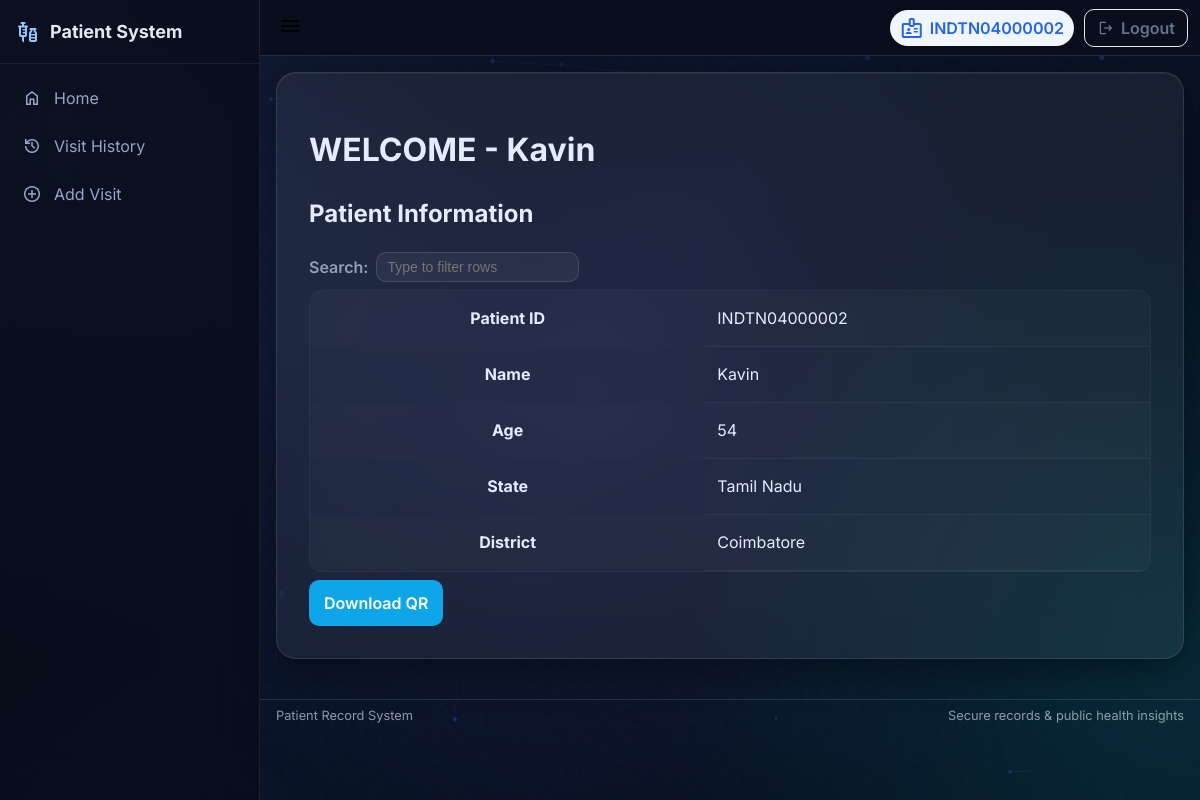
The app's page /patient_records/INDTN04000002 (signed in) with its own data.
### tables this page shows
CREATE TABLE patients (
                id TEXT PRIMARY KEY,
                name TEXT,
                age INTEGER,
                state TEXT,
                district TEXT,
                password TEXT,
                qr_code BLOB
            );

### utils/patient_routes.py (the view)
@patient_bp.route("/patient_records/<patient_id>", methods=["GET"], endpoint="patient_records")
@login_required
def patient_records(patient_id: str):
    try:
        if hasattr(current_user, 'role') and current_user.role == "patient" and hasattr(current_user, 'id') and current_user.id != patient_id:
            return ("Unauthorized", 403)
        patient = fetch_patient_by_id(patient_id)
        if not patient:
            return redirect(url_for('public.home'))
        return render_template("patient_records.html", patient=patient)
    except Exception as e:
        logging.error(f"Error accessing patient records for patient {patient_id}: {e}")
        return ("Internal server error", 500)

### db_handler.py (called while the page is built)
def fetch_patient_by_id(patient_id: str) -> Optional[sqlite3.Row]:
    try:
        with sqlite3.connect(DB_PATH) as conn:
            conn.row_factory = sqlite3.Row
            return conn.execute("SELECT * FROM patients WHERE id = ?", (patient_id,)).fetchone()
    except sqlite3.Error as e:
        logging.error(f"Database error fetching patient {patient_id}: {e}")
        return None
    except Exception as e:
        logging.error(f"Unexpected error fetching patient {patient_id}: {e}")
        return None

### utils/auth.py (called while the page is built)
def init_auth(app):
    login_manager.init_app(app)
    login_manager.login_view = "auth.login"
    @login_manager.user_loader
    def load_user(user_id):
        if user_id == "admin":
            return User("admin", "admin")
        patient = fetch_patient_by_id(user_id)
        if patient:
            return User(patient["id"], "patient")
        return None

### templates/patient_records.html (shortened to what this page needs)
{% extends "base.html" %}
{% block content %}
<div class="card">
    <h1>WELCOME - {{ patient.name }}</h1>
    <div class="patient-section">
        <h2>Patient Information</h2>
        <table class="table">
            <tbody>
                <tr>
                    <th>Patient ID</th>
                    <td>{{ patient.id }}</td>
                </tr>
                <tr>
                    <th>Name</th>
                    <td>{{ patient.name }}</td>
                </tr>
                <tr>
                    <th>Age</th>
                    <td>{{ patient.age }}</td>
                </tr>
                <tr>
                    <th>State</th>
                    <td>{{ patient.state }}</td>
                </tr>
                <tr>
                    <th>District</th>
                    <td>{{ patient.district }}</td>
                </tr>
            </tbody>
        </table>
        <div style="margin-top: 8px;">
            {% if current_user.is_authenticated and current_user.role == 'patient' and current_user.id == patient.id %}
            <a class="btn btn-secondary" href="{{ url_for('download_qr', patient_id=patient.id) }}">Download QR</a>
            {% endif %}
        </div>
    </div>
</div>
{% endblock %}

### templates/base.html (shortened to what this page needs)
<!DOCTYPE html>
<html lang="en">
<head>
    <link rel="stylesheet" href="{{ url_for('static', filename='style.css') }}">
    <link rel="stylesheet" href="{{ url_for('static', filename='css/premium-dark.css') }}">
</head>
<body>
    <div id="particles-js"
        style="position: fixed; inset: 0; width: 100%; height: 100%; z-index: -1; pointer-events: none; background: transparent;">
    </div>
    <div class="app">
        <aside class="sidebar" id="sidebar">
            <div class="sidebar-header">
                <span class="brand-icon material-symbols-outlined">vaccines</span>
                <span class="brand-text">Patient System</span>
            </div>
            <nav class="sidebar-nav">
                <a href="{{ url_for('home') }}" class="sidebar-link">
                    <span class="material-symbols-outlined">home</span>
                    <span>Home</span>
                </a>
                {% if current_user.is_authenticated %}
                {% if current_user.role == "admin" %}
                <a href="{{ url_for('filtered_patients') }}" class="sidebar-link">
                    <span class="material-symbols-outlined">filter_list</span>
                    <span>Registered Patients</span>
                </a>
                <a href="{{ url_for('filtered_visits') }}" class="sidebar-link">
                    <span class="material-symbols-outlined">search</span>
                    <span>View Records</span>
                </a>
                <a href="{{ url_for('admin_dashboard') }}" class="sidebar-link">
                    <span class="material-symbols-outlined">monitoring</span>
                    <span>Dashboard</span>
                </a>
                <a href="{{ url_for('view_alerts') }}" class="sidebar-link">
                    <span class="material-symbols-outlined">warning</span>
                    <span>Alerts</span>
                </a>
                <a href="{{ url_for('system_logs') }}" class="sidebar-link">
                    <span class="material-symbols-outlined">receipt_long</span>
                    <span>System Logs</span>
                </a>
                {% elif current_user.role == "patient" %}
                <a href="{{ url_for('past_visits', patient_id=current_user.id) }}" class="sidebar-link">
                    <span class="material-symbols-outlined">history</span>
                    <span>Visit History</span>
                </a>
                <a href="{{ url_for('add_visit', patient_id=current_user.id) }}" class="sidebar-link">
                    <span class="material-symbols-outlined">add_circle</span>
                    <span>Add Visit</span>
                </a>
                {% endif %}
                {% endif %}
            </nav>
        </aside>
        <div class="main">
            <header class="topbar">
                <div class="topbar-left">
                    <button class="sidebar-toggle" id="sidebarToggle" aria-label="Toggle Navigation"
                        aria-expanded="false">
                        <span class="material-symbols-outlined" id="toggleIcon">menu</span>
                    </button>
                </div>
                <div class="topbar-right">
                    {% if current_user.is_authenticated %}
                    <span class="user-chip">
                        <span class="material-symbols-outlined">badge</span>
                        <span class="user-id">{{ current_user.id }}</span>
                    </span>
                    <a href="{{ url_for('logout') }}" class="btn-logout">
                        <span class="material-symbols-outlined" style="font-size:18px">logout</span>
                        <span>Logout</span>
                    </a>
                    {% endif %}
                </div>
            </header>
            <main class="content">
                {% block content %}{% endblock %}
            </main>
            <footer class="footer">
                <div class="container footer-inner">
                    <div class="footer-left">Patient Record System</div>
                    <div class="footer-right">
                        <span>Secure records &amp; public health insights</span>
                    </div>
                </div>
            </footer>
        </div>
    </div>
    <script>
        document.addEventListener('DOMContentLoaded', function () {
            if (window.particlesJS) {
                particlesJS("particles-js", {
                    "particles": {
                        "number": { "value": 50, "density": { "enable": true, "value_area": 800 } },
                        "color": { "value": "#6366f1" },
                        "shape": { "type": "circle" },
                        "opacity": { "value": 0.3, "random": true, "anim": { "enable": true, "speed": 1, "opacity_min": 0.1, "sync": false } },
                        "size": { "value": 3, "random": true, "anim": { "enable": false } },
                        "line_linked": { "enable": true, "distance": 150, "color": "#6366f1", "opacity": 0.15, "width": 1 },
                        "move": { "enable": true, "speed": 1.2, "direction": "top", "random": true, "straight": false, "out_mode": "out", "bounce": false }
                    },
                    "interactivity": {
                        "detect_on": "canvas",
                        "events": { "onhover": { "enable": false }, "onclick": { "enable": false }, "resize": true }
                    },
                    "retina_detect": true
                });
            }
        });
    </script>
</body>
</html>

### static/style.css (style rules this page uses)
:root { --bg: #f5f7fb; --surface: #ffffff; --text: #0f172a; --muted: #64748b; --border: #e2e8f0; --primary: #2563eb; --primary-600: #1d4ed8; --primary-50: #eff6ff; --accent: #22c55e; --accent-600: #16a34a; --danger: #ef4444; --danger-600: #dc2626; --warning: #f59e0b; --success: #10b981; --shadow: 0 8px 24px rgba(2, 6, 23, 0.08), 0 2px 8px rgba(2, 6, 23, 0.06); }
* { box-sizing: border-box }
html, body { height: 100% }
body { margin: 0; font-family: 'Inter', system-ui, -apple-system, Segoe UI, Roboto, "Helvetica Neue", Arial, "Noto Sans", "Apple Color Emoji", "Segoe UI Emoji"; color: var(--text); background: var(--bg); line-height: 1.5; }
.app { display: flex; min-height: 100vh; position: relative; z-index: 1; }
.sidebar { width: 260px; background: #0b1f44; color: #e2e8f0; position: sticky; top: 0; height: 100vh; display: flex; flex-direction: column; border-right: 1px solid rgba(255, 255, 255, 0.06); }
.sidebar-header { display: flex; align-items: center; gap: 10px; padding: 18px 16px; border-bottom: 1px solid rgba(255, 255, 255, 0.06) }
.sidebar-header .brand-icon { color: #93c5fd }
.sidebar-header .brand-text { font-weight: 700; font-size: 18px }
.sidebar-nav { padding: 8px }
.sidebar-link { display: flex; align-items: center; gap: 12px; padding: 10px 12px; margin: 4px 0; border-radius: 10px; color: #e5e7eb; text-decoration: none; transition: background 0.18s ease; }
.sidebar-link .material-symbols-outlined { font-size: 20px }
.main { flex: 1; display: flex; flex-direction: column; min-width: 0 }
.topbar { height: 56px; display: flex; align-items: center; justify-content: space-between; padding: 0 12px; background: var(--surface); border-bottom: 1px solid var(--border); position: sticky; top: 0; z-index: 5; }
.topbar-left { display: flex; align-items: center; gap: 10px }
.topbar-right { display: flex; align-items: center; gap: 10px }
.sidebar-toggle { border: none; background: transparent; padding: 6px; border-radius: 8px; cursor: pointer }
.user-chip { display: inline-flex; align-items: center; gap: 6px; padding: 6px 10px; background: var(--primary-50); color: var(--primary); border-radius: 999px }
.user-id { font-weight: 600 }
.content { padding: 16px; max-width: 1200px; margin: 0 auto; width: 100% }
.card { background: var(--surface); border: 1px solid var(--border); border-radius: 14px; padding: 16px; box-shadow: var(--shadow); }
.table { width: 100%; border-collapse: separate; border-spacing: 0; background: var(--surface); border: 1px solid var(--border); border-radius: 12px; overflow: hidden }
.table tbody td { padding: 10px 12px; border-bottom: 1px solid var(--border); vertical-align: middle }
.table tbody tr { transition: background 0.18s ease; }
.btn { display: inline-flex; align-items: center; gap: 8px; padding: 10px 14px; border-radius: 10px; border: 1px solid transparent; cursor: pointer; text-decoration: none; font-weight: 600; transition: all 0.2s ease; }
.btn-secondary { background: #0ea5e9; color: #fff }
.btn-logout { background: transparent; color: var(--muted); border: 1px solid var(--border); border-radius: 10px; padding: 6px 12px; display: inline-flex; align-items: center; gap: 6px; cursor: pointer; font-weight: 600; text-decoration: none; transition: all 0.2s ease; }
.footer { color: var(--muted) }
.footer .container { max-width: 1200px; margin: 0 auto; padding: 6px 16px }
.footer-inner { display: flex; justify-content: space-between; align-items: center; border-top: 1px solid var(--border); padding-top: 8px; font-size: 0.8rem; }

### records on screen
patients: id "INDTN04000002", name "Kavin", age "54", state "Tamil Nadu", district "Coimbatore"
